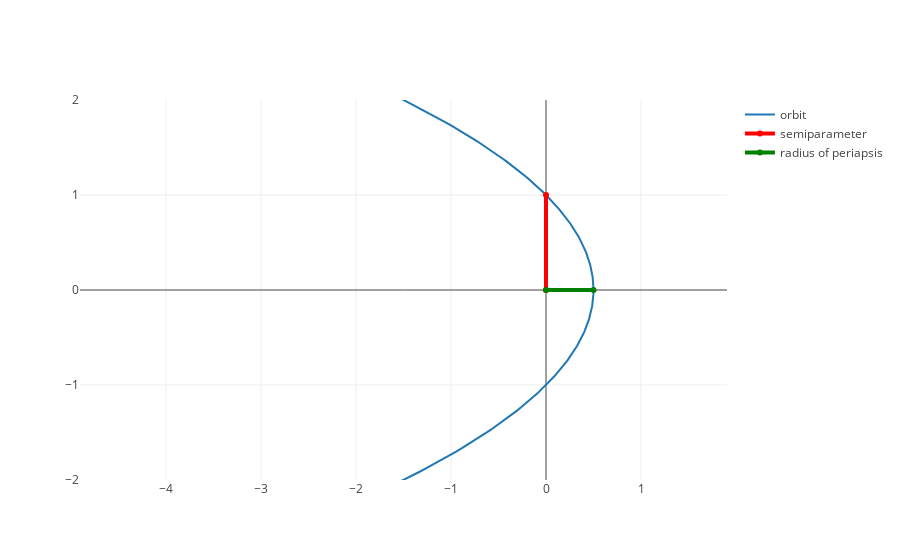

Here is the notebook cell this chart was saved with:
### Code cell
compositeData.append(go.Scatter(x=x,y=y,
              name = 'ecc = 1.0'))
data = [
    go.Scatter(x=x,y=y,
               name = 'orbit',
               #connectgaps = False
              ),

    go.Scatter(x=[0, 0],y=[0, p],
               name = 'semiparameter',
               line = dict(color = ('red'),
                           width = 4)),

#     go.Scatter(x=[rp-2*a,rp-a],y=[0, 0],
#                name = 'semimajor axis',
#                line = dict(color = ('blue'),
#                            width = 4)),

    go.Scatter(x=[0, rp],y=[0, 0],
               name = 'radius of periapsis',
               line = dict(color = ('green'),
                           width = 4))
]

layout = go.Layout(
    xaxis=dict(
        range=[-4, 1],
        dtick=1,
    ),
    yaxis=dict(
        range=[-2, 2],
        scaleanchor = "x",
        scaleratio = 1,
        dtick=1
    )
)
fig = go.Figure(data=data, layout=layout)
iplot(fig)

### Figure 1 — Plotly figure (JSON) as saved in the notebook; plotly's stock layout.template omitted (floating-point values rounded to 4 significant figures; data arrays with more than 128 entries replaced by an {"elided": "..."} marker saying what was removed)
{"data": [{"name": "orbit", "type": "scatter", "uid": "0ac94d1c-ae2f-11e8-9725-8c8590c58dc6", "x": {"elided": "360 float values"}, "y": {"elided": "360 float values"}}, {"line": {"color": "red", "width": 4}, "name": "semiparameter", "type": "scatter", "uid": "0ac94eb6-ae2f-11e8-9725-8c8590c58dc6", "x": [0, 0], "y": [0, 1]}, {"line": {"color": "green", "width": 4}, "name": "radius of periapsis", "type": "scatter", "uid": "0ac94f88-ae2f-11e8-9725-8c8590c58dc6", "x": [0, 0.5], "y": [0, 0]}], "layout": {"xaxis": {"dtick": 1, "range": [-4, 1]}, "yaxis": {"dtick": 1, "range": [-2, 2], "scaleanchor": "x", "scaleratio": 1}}}
